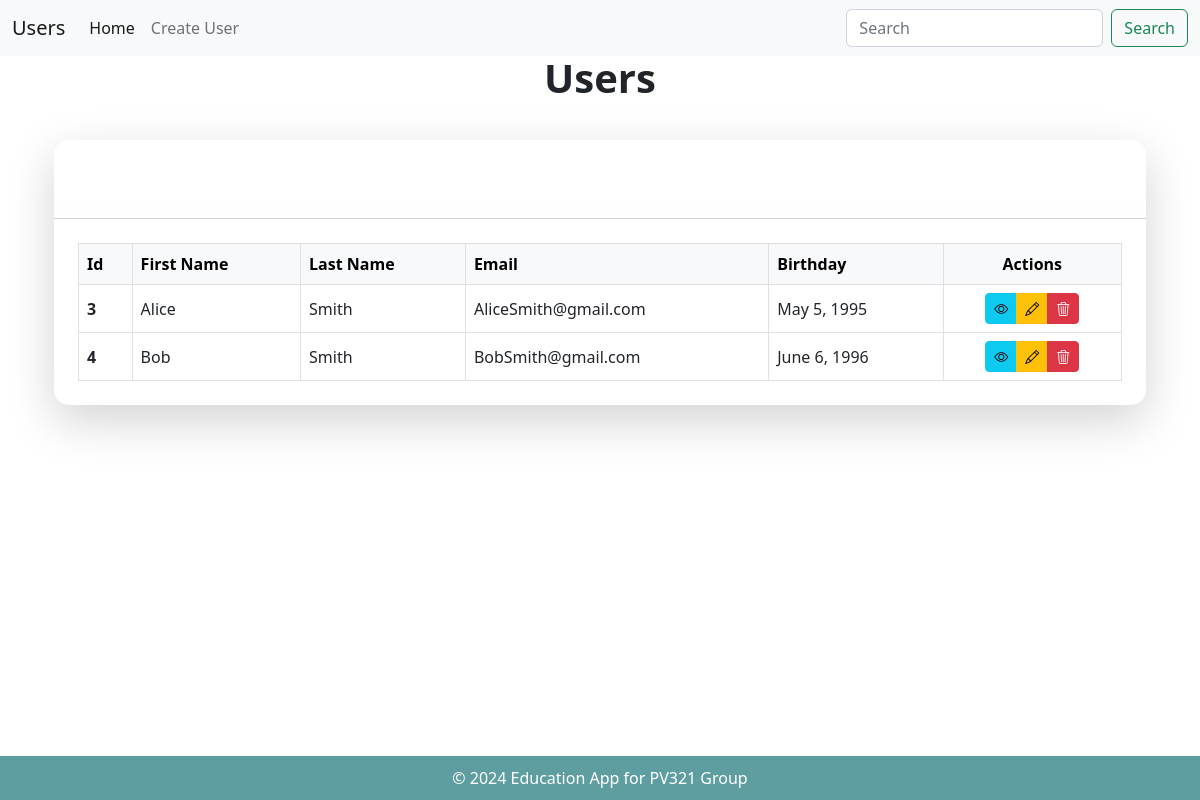
/users/, run on the app's committed database.
### users/models.py (models this page shows)
class User(models.Model):
    first_name = models.CharField(max_length=30)
    last_name = models.CharField(max_length=30)
    email = models.EmailField()
    birthday = models.DateField()

### users/views.py (the view)
# urls.py: path('', views.list, name='list_films'),
def list(request):
    users = User.objects.all()
    return render(request, "list_users.html", {"users": users})

### films/context_processors.py (called while the page is built)
def saved_films_count(request):
    count = Film.objects.filter(is_saved=True).count()
    return {'saved_films_count': count}

### users/templates/list_users.html (shortened to what this page needs)
{% extends "_layout_users.html" %}
{% block header %}
<div class="d-flex justify-content-center align-items-center" style="height: 20px;">
    <h1 style="font-size: 2.5rem; font-weight: bold; text-align: center;">Users</h1>
</div>
{% endblock %}
{% block content %}
<div class="container mt-5">
    <div class="card shadow-lg border-0">
        <div class="card-header bg-gradient text-white text-center"
            style="background: linear-gradient(135deg, #6a11cb, #2575fc);">
            <h2 class="mb-0">User List</h2>
        </div>
        <div class="card-body p-4">
            <table class="table table-hover table-bordered align-middle">
                <thead class="table-light">
                    <tr>
                        <th scope="col">Id </th>
                        <th scope="col">First Name</th>
                        <th scope="col">Last Name</th>
                        <th scope="col">Email</th>
                        <th scope="col">Birthday</th>
                        <th scope="col" class="text-center">Actions</th>
                    </tr>
                </thead>
                <tbody>
                    {% for user in users %}
                    <tr>
                        <th scope="row">{{ user.id }}</th>
                        <td>{{ user.first_name }}</td>
                        <td>{{ user.last_name }}</td>
                        <td>{{ user.email }}</td>
                        <td>{{ user.birthday }}</td>
                        <td class="text-center">
                            <div class="btn-group" role="group">
                                <a href="{% url 'user_details' user.id %}" class="btn btn-info btn-sm" title="View User">
                                    <i class="bi bi-eye"></i>
                                </a>
                                <a href="{% url 'edit_user' user.id %}" class="btn btn-warning btn-sm" title="Edit User">
                                    <i class="bi bi-pencil"></i>
                                </a>
                                <button type="button" class="btn btn-danger btn-sm" data-bs-toggle="modal" data-bs-target="#deleteModal{{ user.id }}" title="Delete User">
                                    <i class="bi bi-trash3"></i>
                                </button>
                            </div>
                        </td>
                    </tr>
                    {% endfor %}
                </tbody>
            </table>
        </div>
    </div>
</div>
<link href="https://cdn.jsdelivr.net/npm/bootstrap-icons/font/bootstrap-icons.css" rel="stylesheet">
{% endblock %}

### users/static/style.css (style rules this page uses)
body { display: flex; flex-direction: column; min-height: 100vh; }

### users/templates/list_users.html (style rules this page uses)
.card-header { border-radius: 10px 10px 0 0; padding: 20px; }
.card { border-radius: 15px; overflow: hidden; }
.table { margin-bottom: 0; }
.btn-group .btn { transition: all 0.3s ease; }

### data on the page
User: id "3", first_name "Alice", last_name "Smith", email "AliceSmith@gmail.com", birthday "May 5, 1995"
User: id "4", first_name "Bob", last_name "Smith", email "BobSmith@gmail.com", birthday "June 6, 1996"
